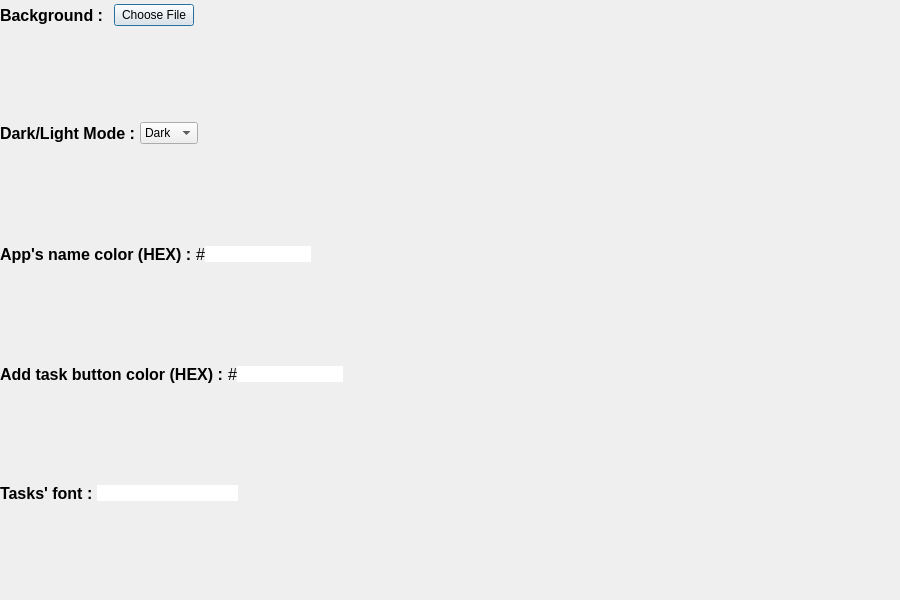
<?xml version="1.0" encoding="UTF-8"?>
<ui version="4.0">
 <class>Dialog</class>
 <widget class="QDialog" name="Dialog">
  <property name="geometry">
   <rect>
    <x>0</x>
    <y>0</y>
    <width>900</width>
    <height>600</height>
   </rect>
  </property>
  <property name="maximumSize">
   <size>
    <width>900</width>
    <height>600</height>
   </size>
  </property>
  <property name="windowTitle">
   <string>Dialog</string>
  </property>
  <widget class="QWidget" name="horizontalLayoutWidget">
   <property name="geometry">
    <rect>
     <x>0</x>
     <y>120</y>
     <width>291</width>
     <height>26</height>
    </rect>
   </property>
   <layout class="QHBoxLayout" name="horizontalLayout">
    <property name="spacing">
     <number>0</number>
    </property>
    <item>
     <widget class="QLabel" name="label_6">
      <property name="font">
       <font>
        <family>MS Shell Dlg 2</family>
        <pointsize>12</pointsize>
        <weight>75</weight>
        <bold>true</bold>
       </font>
      </property>
      <property name="styleSheet">
       <string notr="true"/>
      </property>
      <property name="text">
       <string>Dark/Light Mode : </string>
      </property>
     </widget>
    </item>
    <item>
     <widget class="QComboBox" name="darklight_mode">
      <item>
       <property name="text">
        <string>Dark</string>
       </property>
      </item>
      <item>
       <property name="text">
        <string>Light</string>
       </property>
      </item>
     </widget>
    </item>
    <item>
     <spacer name="horizontalSpacer">
      <property name="orientation">
       <enum>Qt::Horizontal</enum>
      </property>
      <property name="sizeHint" stdset="0">
       <size>
        <width>40</width>
        <height>20</height>
       </size>
      </property>
     </spacer>
    </item>
   </layout>
  </widget>
  <widget class="QWidget" name="horizontalLayoutWidget_2">
   <property name="geometry">
    <rect>
     <x>0</x>
     <y>0</y>
     <width>290</width>
     <height>30</height>
    </rect>
   </property>
   <layout class="QHBoxLayout" name="horizontalLayout_2">
    <item>
     <widget class="QLabel" name="label_3">
      <property name="font">
       <font>
        <pointsize>12</pointsize>
        <weight>75</weight>
        <bold>true</bold>
        <kerning>true</kerning>
       </font>
      </property>
      <property name="styleSheet">
       <string notr="true">font-weight : bold;</string>
      </property>
      <property name="text">
       <string>Background : </string>
      </property>
     </widget>
    </item>
    <item>
     <widget class="QPushButton" name="choose_background">
      <property name="text">
       <string>Choose File</string>
      </property>
     </widget>
    </item>
    <item>
     <spacer name="horizontalSpacer_2">
      <property name="orientation">
       <enum>Qt::Horizontal</enum>
      </property>
      <property name="sizeHint" stdset="0">
       <size>
        <width>40</width>
        <height>20</height>
       </size>
      </property>
     </spacer>
    </item>
   </layout>
  </widget>
  <widget class="QWidget" name="horizontalLayoutWidget_4">
   <property name="geometry">
    <rect>
     <x>0</x>
     <y>240</y>
     <width>423</width>
     <height>28</height>
    </rect>
   </property>
   <layout class="QHBoxLayout" name="horizontalLayout_4" stretch="0,0">
    <property name="spacing">
     <number>0</number>
    </property>
    <item>
     <widget class="QLabel" name="label_4">
      <property name="font">
       <font>
        <pointsize>12</pointsize>
        <weight>75</weight>
        <bold>true</bold>
       </font>
      </property>
      <property name="text">
       <string>App's name color (HEX) : </string>
      </property>
     </widget>
    </item>
    <item>
     <layout class="QHBoxLayout" name="horizontalLayout_3" stretch="0,0,2">
      <property name="spacing">
       <number>0</number>
      </property>
      <item>
       <widget class="QLabel" name="label_5">
        <property name="font">
         <font>
          <pointsize>12</pointsize>
         </font>
        </property>
        <property name="text">
         <string>#</string>
        </property>
       </widget>
      </item>
      <item>
       <widget class="QLineEdit" name="lineEdit">
        <property name="styleSheet">
         <string notr="true">border : none
</string>
        </property>
        <property name="maxLength">
         <number>6</number>
        </property>
       </widget>
      </item>
      <item>
       <spacer name="horizontalSpacer_3">
        <property name="orientation">
         <enum>Qt::Horizontal</enum>
        </property>
        <property name="sizeHint" stdset="0">
         <size>
          <width>40</width>
          <height>20</height>
         </size>
        </property>
       </spacer>
      </item>
     </layout>
    </item>
   </layout>
  </widget>
  <widget class="QWidget" name="horizontalLayoutWidget_6">
   <property name="geometry">
    <rect>
     <x>0</x>
     <y>480</y>
     <width>638</width>
     <height>26</height>
    </rect>
   </property>
   <layout class="QHBoxLayout" name="horizontalLayout_7" stretch="0,0">
    <property name="spacing">
     <number>0</number>
    </property>
    <item>
     <widget class="QLabel" name="label_10">
      <property name="font">
       <font>
        <pointsize>12</pointsize>
        <weight>75</weight>
        <bold>true</bold>
       </font>
      </property>
      <property name="text">
       <string>Tasks' font : </string>
      </property>
     </widget>
    </item>
    <item>
     <layout class="QHBoxLayout" name="horizontalLayout_8" stretch="0,2">
      <property name="spacing">
       <number>0</number>
      </property>
      <item>
       <widget class="QLineEdit" name="lineEdit_3">
        <property name="styleSheet">
         <string notr="true">border : none
</string>
        </property>
        <property name="maxLength">
         <number>1000</number>
        </property>
       </widget>
      </item>
      <item>
       <spacer name="horizontalSpacer_5">
        <property name="orientation">
         <enum>Qt::Horizontal</enum>
        </property>
        <property name="sizeType">
         <enum>QSizePolicy::Fixed</enum>
        </property>
        <property name="sizeHint" stdset="0">
         <size>
          <width>400</width>
          <height>20</height>
         </size>
        </property>
       </spacer>
      </item>
     </layout>
    </item>
   </layout>
  </widget>
  <widget class="QWidget" name="horizontalLayoutWidget_5">
   <property name="geometry">
    <rect>
     <x>0</x>
     <y>360</y>
     <width>466</width>
     <height>28</height>
    </rect>
   </property>
   <layout class="QHBoxLayout" name="horizontalLayout_5" stretch="0,0">
    <property name="spacing">
     <number>0</number>
    </property>
    <item>
     <widget class="QLabel" name="label_8">
      <property name="font">
       <font>
        <pointsize>12</pointsize>
        <weight>75</weight>
        <bold>true</bold>
       </font>
      </property>
      <property name="text">
       <string>Add task button color (HEX) : </string>
      </property>
     </widget>
    </item>
    <item>
     <layout class="QHBoxLayout" name="horizontalLayout_6" stretch="0,0,2">
      <property name="spacing">
       <number>0</number>
      </property>
      <item>
       <widget class="QLabel" name="label_9">
        <property name="font">
         <font>
          <pointsize>12</pointsize>
         </font>
        </property>
        <property name="text">
         <string>#</string>
        </property>
       </widget>
      </item>
      <item>
       <widget class="QLineEdit" name="lineEdit_2">
        <property name="styleSheet">
         <string notr="true">border : none
</string>
        </property>
        <property name="maxLength">
         <number>6</number>
        </property>
       </widget>
      </item>
      <item>
       <spacer name="horizontalSpacer_4">
        <property name="orientation">
         <enum>Qt::Horizontal</enum>
        </property>
        <property name="sizeHint" stdset="0">
         <size>
          <width>40</width>
          <height>20</height>
         </size>
        </property>
       </spacer>
      </item>
     </layout>
    </item>
   </layout>
  </widget>
 </widget>
 <resources/>
 <connections/>
</ui>
